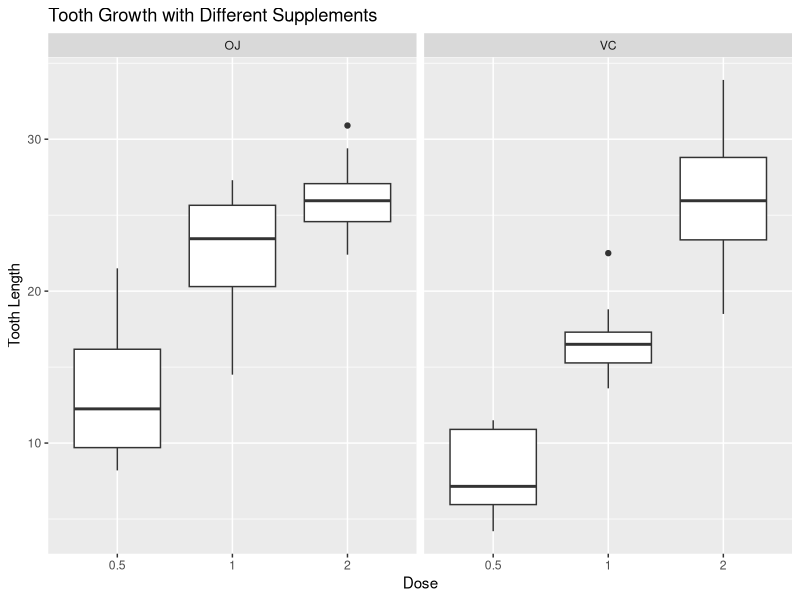
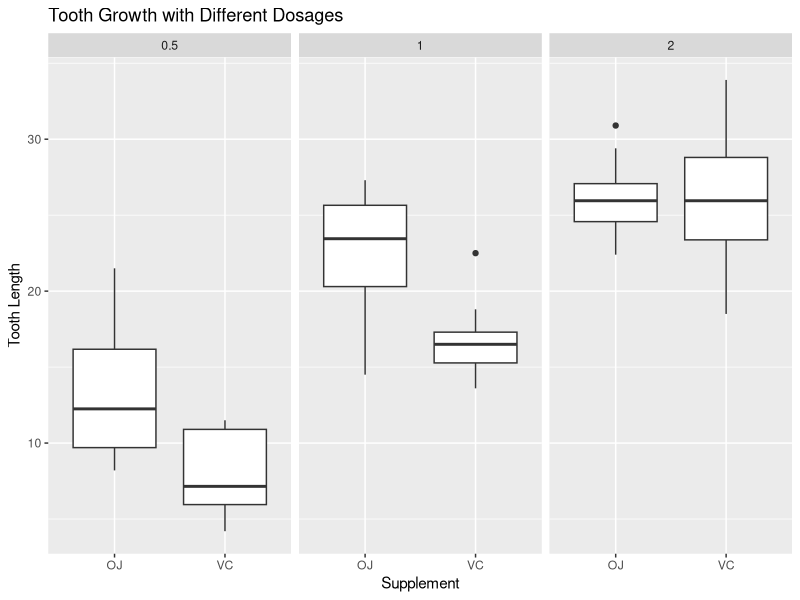

Write R code to recreate these figures, in order.
## ---- chunk 1
#load the data
data(ToothGrowth)
#do a quick summary to see what is inside
str(ToothGrowth)
## ---- chunk 2
#import ggplot library
library(ggplot2)
## ---- chunk 3
g <- ggplot(data = ToothGrowth, aes(x = factor(dose), y = len)) + geom_boxplot() + facet_grid(.~supp) + 
    xlab("Dose") + ylab("Tooth Length") + ggtitle("Tooth Growth with Different Supplements")
g
## ---- chunk 4
h <- ggplot(data = ToothGrowth, aes(x = factor(supp), y = len)) + geom_boxplot() + facet_grid(.~dose) + 
    xlab("Supplement") + ylab("Tooth Length") + ggtitle("Tooth Growth with Different Dosages")
h
